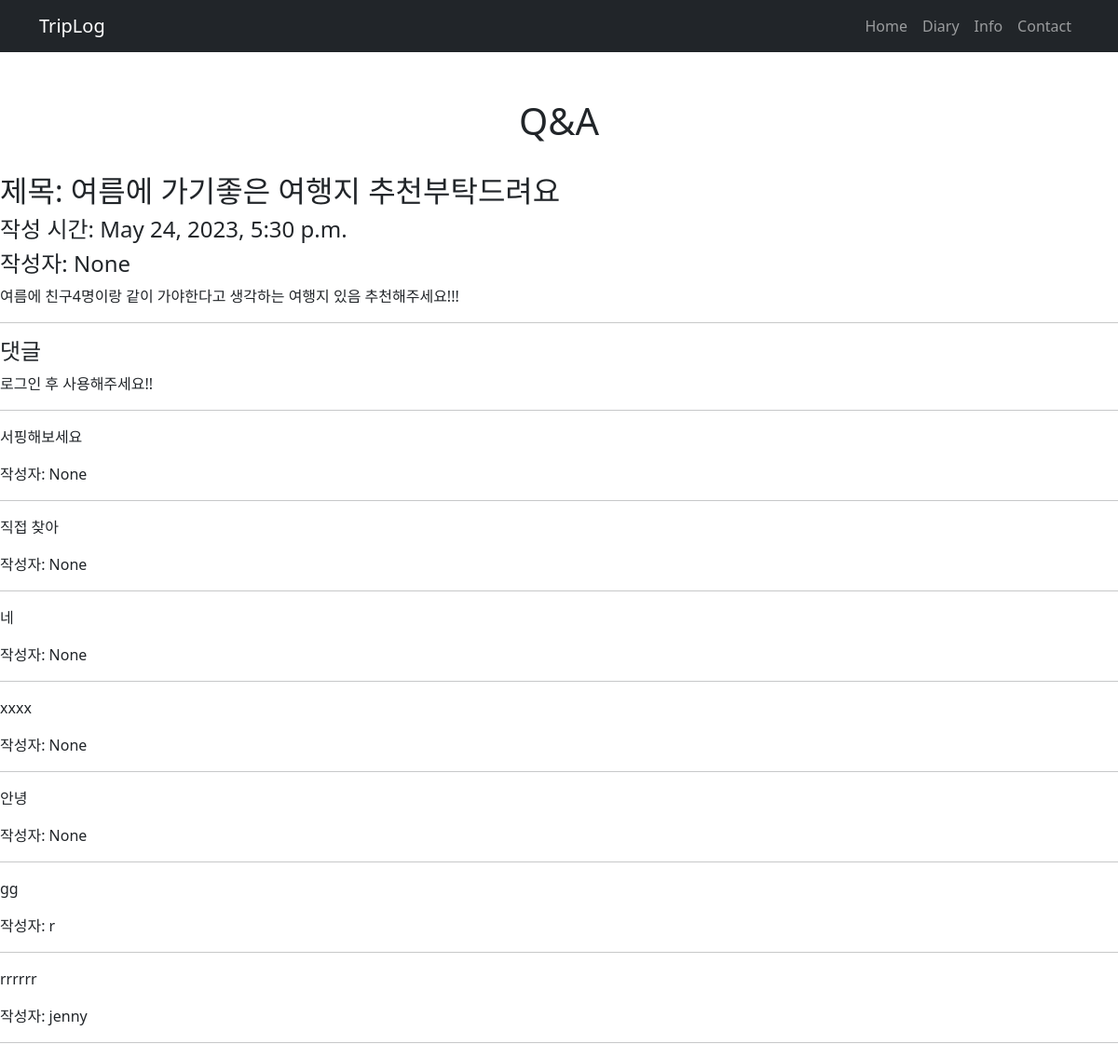
Page /contact/post_detail/15/ on the committed database.
### contact/models.py (models this page shows, shortened)
class Post(models.Model):
    title = models.CharField(verbose_name="제목", max_length=128)
    image = models.ImageField(verbose_name='이미지', null=True, blank=True)
    body = models.TextField(verbose_name="내용", default="")
    created_at = models.DateTimeField(verbose_name="작성일", auto_now_add=True)
    photo = models.ImageField(verbose_name="이미지", blank=True, null=True, upload_to='blog_photo')
    author = models.ForeignKey(User, on_delete=models.CASCADE, null=True, related_name="contact_posts")

class Comment(models.Model):
    comment = models.CharField(max_length=200)
    date = models.DateTimeField(auto_now_add=True)
    article = models.ForeignKey(Post, on_delete=models.CASCADE)
    author = models.ForeignKey(User, on_delete=models.CASCADE, null=True, related_name="comment_posts")
    def __str__(self):
        return self.comment

### contact/views.py (the view)
# urls.py: path('post_detail/<int:id>/', views.post_detail, name='post_detail'),
def post_detail(request, id):
    post = get_object_or_404(Post, pk=id)
    comment_form = CommentForm()
    context={
        'post':post,
        'comment_form' : comment_form
    }
    return render(request, 'post_detail.html', context)

### contact/templates/post_detail.html (shortened to what this page needs)
{% extends "diaryhome.html" %}
{% load static %}
{% block content %}
<div style="display: flex; justify-content: center; padding-top: 50px">
    <h1>Q&A</h1>
</div>
<br>
<div>
    <h2>제목: {{post.title}} </h2>
    <h4>작성 시간: {{post.created_at}} </h4>
    <h4>작성자: {{ post.author }}</h4>
    <p> {{post.body}} </p>
    <hr>
    <h4>댓글</h4>
    {% if user.is_authenticated %}
    <form method="POST" action="{% url 'create_comment' post.id %}">
        {% csrf_token %}
        {{comment_form}}
        <input type="submit">
    </form>
    {% else %}
    로그인 후 사용해주세요!!
    {% endif %}
    <hr>
    {% for comment in post.comment_set.all %}
    <p>{{ comment }}</p>
    <p>작성자: {{ comment.author }}</p>
    <hr>
</div>
{% endfor %}
{% endblock %}

### rows in the picture
Post: title "여름에 가기좋은 여행지 추천부탁드려요", created_at "May 24, 2023, 5:30 p.m.", author "None", body "여름에 친구4명이랑 같이 가야한다고 생각하는 여행지 있음 추천해주세요!!!"
Comment: comment "서핑해보세요", author "None"
Comment: comment "직접 찾아", author "None"
Comment: comment "네", author "None"
Comment: comment "xxxx", author "None"
Comment: comment "안녕", author "None"
Comment: comment "gg", author "r"
Comment: comment "rrrrrr", author "jenny"
